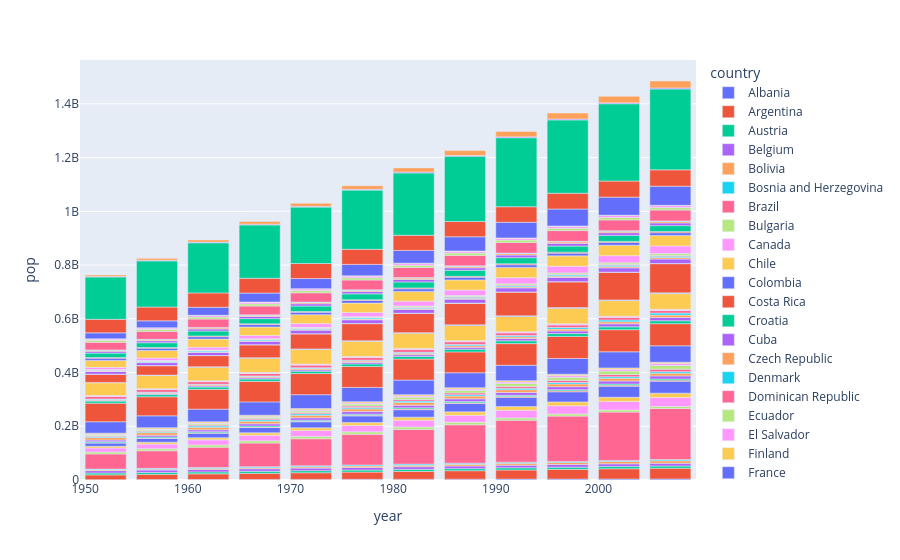

The notebook cell this image was saved under:
### Code cell
fig = px.bar(df, x="year", y="pop", color = 'country', hover_data = {'year':True, 'pop':True, 'country':True})
fig.show()
